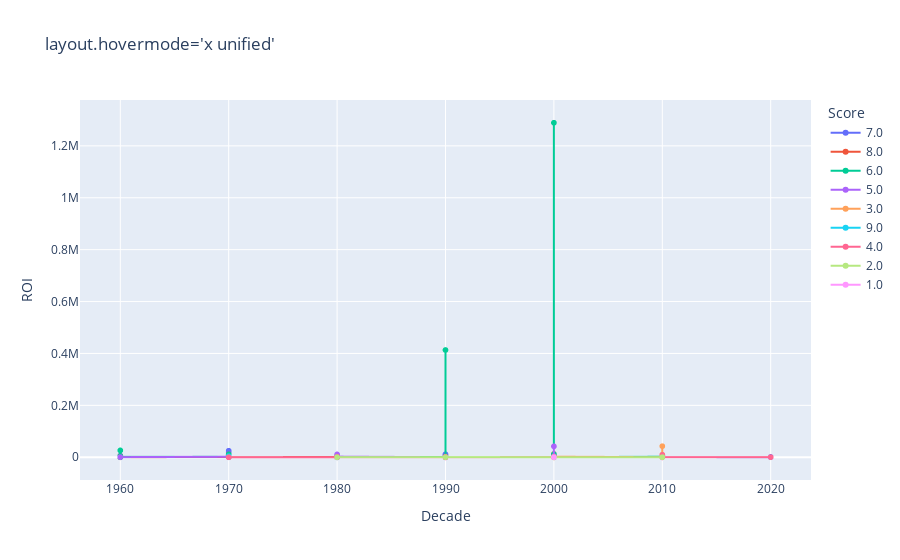

Write notebook code for a chart like this one.
### Code cell
import plotly.express as px

dfline = bayes_df.sort_values(by='Decade')
dfline['Score'] = dfline['Score']//1
fig = px.line(dfline, x="Decade", y="ROI", color="Score", title="layout.hovermode='x unified'")
fig.update_traces(mode="markers+lines", hovertemplate=None)
fig.update_layout(hovermode="x unified")

fig.show()

### Figure 1 — Plotly figure (JSON) as saved in the notebook; plotly's stock layout.template omitted (floating-point values rounded to 4 significant figures; data arrays with more than 128 entries replaced by an {"elided": "..."} marker saying what was removed)
{"data": [{"legendgroup": "7.0", "line": {"color": "#636efa", "dash": "solid"}, "mode": "markers+lines", "name": "7.0", "showlegend": true, "type": "scattergl", "x": {"elided": "887 int values"}, "xaxis": "x", "y": {"elided": "887 int values"}, "yaxis": "y"}, {"legendgroup": "8.0", "line": {"color": "#EF553B", "dash": "solid"}, "mode": "markers+lines", "name": "8.0", "showlegend": true, "type": "scattergl", "x": {"elided": "270 int values"}, "xaxis": "x", "y": {"elided": "270 int values"}, "yaxis": "y"}, {"legendgroup": "6.0", "line": {"color": "#00cc96", "dash": "solid"}, "mode": "markers+lines", "name": "6.0", "showlegend": true, "type": "scattergl", "x": {"elided": "920 int values"}, "xaxis": "x", "y": {"elided": "920 int values"}, "yaxis": "y"}, {"legendgroup": "5.0", "line": {"color": "#ab63fa", "dash": "solid"}, "mode": "markers+lines", "name": "5.0", "showlegend": true, "type": "scattergl", "x": {"elided": "790 int values"}, "xaxis": "x", "y": {"elided": "790 int values"}, "yaxis": "y"}, {"legendgroup": "3.0", "line": {"color": "#FFA15A", "dash": "solid"}, "mode": "markers+lines", "name": "3.0", "showlegend": true, "type": "scattergl", "x": [1970, 1980, 1980, 1980, 1980, 1980, 1990, 1990, 1990, 1990, 1990, 1990, 1990, 1990, 1990, 1990, 1990, 1990, 1990, 1990, 2000, 2000, 2000, 2000, 2000, 2000, 2000, 2000, 2000, 2000, 2000, 2000, 2000, 2000, 2000, 2000, 2000, 2000, 2000, 2000, 2000, 2000, 2000, 2000, 2000, 2000, 2000, 2000, 2000, 2000, 2000, 2000, 2000, 2000, 2010, 2010, 2010, 2010, 2010, 2010, 2010, 2010, 2010, 2010, 2010, 2010, 2010, 2010, 2010, 2010, 2010, 2010, 2010, 2010, 2010, 2010, 2010, 2010, 2010, 2010, 2010, 2010, 2010, 2010, 2010, 2010, 2010, 2010, 2010, 2010], "xaxis": "x", "y": [219, 294, 1750, 40, 113, 102, 131, 141, 47, 61, 171, 23, 48, 54, 30, 124, 98, 226, 284, 190, 65, 206, 25, 43, 187, 509, 42, 101, 103, 186, 55, 65, 116, 103, 78, 335, 267, 131, 120, 102, 71, 82, 28, 1593, 7, 15, 275, 7, 154, 63, 303, 115, 330, 2036, 272, 0, 213, 42664, 232, 668, 22, 139, 540, 23, 520, 169, 303, 56, 234, 105, 212, 10175, 103, 1310, 402, 87, 261, 433, 62, 130, 328, 132, 332, 376, 0, 167, 58, 2071, 84, 283], "yaxis": "y"}, {"legendgroup": "9.0", "line": {"color": "#19d3f3", "dash": "solid"}, "mode": "markers+lines", "name": "9.0", "showlegend": true, "type": "scattergl", "x": [1970], "xaxis": "x", "y": [4084], "yaxis": "y"}, {"legendgroup": "4.0", "line": {"color": "#FF6692", "dash": "solid"}, "mode": "markers+lines", "name": "4.0", "showlegend": true, "type": "scattergl", "x": {"elided": "422 int values"}, "xaxis": "x", "y": {"elided": "422 int values"}, "yaxis": "y"}, {"legendgroup": "2.0", "line": {"color": "#B6E880", "dash": "solid"}, "mode": "markers+lines", "name": "2.0", "showlegend": true, "type": "scattergl", "x": [1980, 1990, 2000, 2000, 2000, 2000, 2000, 2000, 2000, 2000, 2000, 2000, 2000, 2010, 2010], "xaxis": "x", "y": [225, 303, 80, 36, 52, 48, 56, 9, 13, 282, 242, 434, 57, 189, 123], "yaxis": "y"}, {"legendgroup": "1.0", "line": {"color": "#FF97FF", "dash": "solid"}, "mode": "markers+lines", "name": "1.0", "showlegend": true, "type": "scattergl", "x": [2000], "xaxis": "x", "y": [197], "yaxis": "y"}], "layout": {"autosize": true, "hovermode": "x unified", "legend": {"title": {"text": "Score"}, "tracegroupgap": 0}, "title": {"text": "layout.hovermode='x unified'"}, "xaxis": {"anchor": "y", "autorange": true, "domain": [0, 1], "range": [1956.0, 2024.0], "title": {"text": "Decade"}, "type": "linear"}, "yaxis": {"anchor": "x", "autorange": true, "domain": [0, 1], "range": [-106400.0, 1395000.0], "title": {"text": "ROI"}, "type": "linear"}}}
